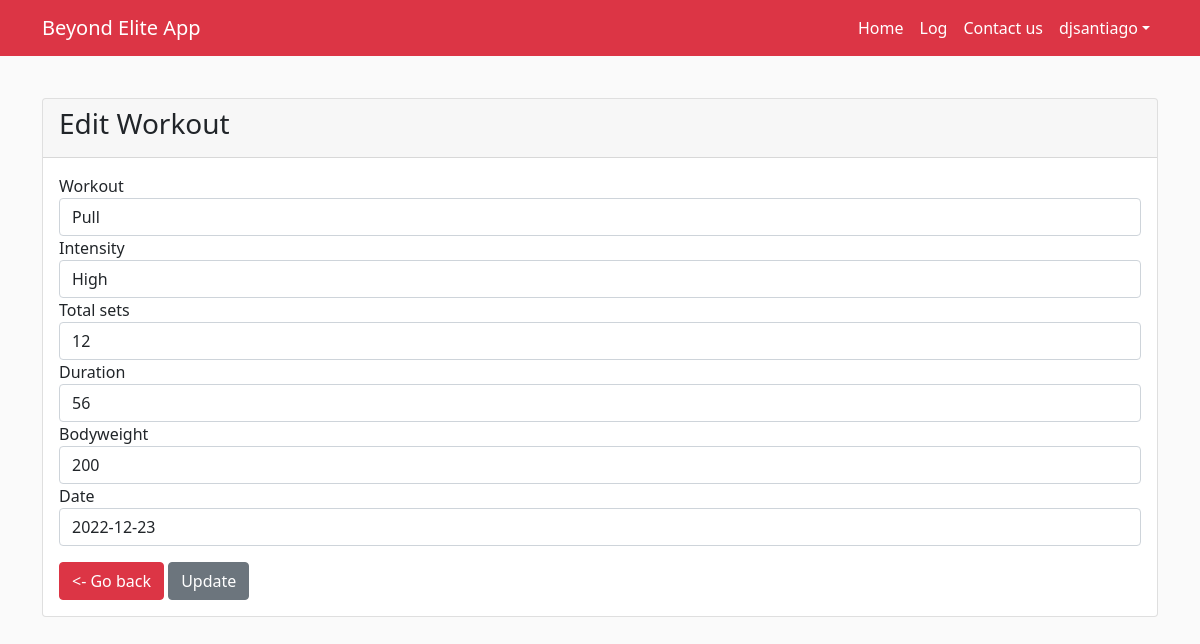
Page /update/38 (signed in) on the committed database.
### workout/models.py (models this page shows, shortened)
class Workout(models.Model):
    user = models.ForeignKey(User, on_delete=models.CASCADE)
    workout = models.CharField(max_length=200)
    intensity = models.CharField(max_length=10)
    total_sets = models.PositiveIntegerField()
    duration = models.PositiveIntegerField()
    bodyweight = models.PositiveIntegerField()
    date = models.DateField()
    created_at = models.DateTimeField(auto_now_add=True, blank=True)

### workout/views.py (the view)
# urls.py: path('update/<int:id>', views.update_workout, name='update_workout'),
@login_required(login_url='login')
def update_workout(request, id):
    workout = Workout.objects.get(id=id)
    form = WorkoutForm(request.POST or None, instance=workout)
    if form.is_valid():
        form.save()
        return redirect('log')
    return render(request, 'workout/update.html', {'form': form})

### workout/forms.py
class WorkoutForm(forms.ModelForm):
    class Meta:
        model = Workout
        fields = ['workout', 'intensity', 'total_sets', 'duration', 'bodyweight', 'date']
        widgets = {
            'workout': forms.TextInput(attrs={'class': 'form-control', 'placeholder':'Example: Chest, Lower Body, Pull, etc.'}),
            'duration': forms.NumberInput(attrs={'class': 'form-control', 'placeholder': 'Enter duration in minutes'}),
            'intensity': forms.Select(choices=INTENSITY_CHOICES),
            'date': forms.TextInput(attrs={'class': 'form-control', 'placeholder': 'mm/dd/yy'}),
            'created_at': forms.TextInput(attrs={'class': 'form-control'}),
            'bodyweight': forms.NumberInput(attrs={'class': 'form-control', 'placeholder': 'Enter bodyweight in lbs'}),
        }

### templates/workout/update.html (shortened to what this page needs)
{% extends 'base.html' %}
{% load crispy_forms_filters %}
{% load crispy_forms_tags %}
{% block body %}
    <div class="card">
        <div class="card-header">
            <h3>Edit Workout</h3>
        </div>
        <div class="card-body">
            <form action="" method="post">
                {{ form|crispy }}
                <a href="{% url 'log' %}" class="btn btn-danger text-white mt-3"><- Go back</a>
                <button type="submit" class="btn btn-secondary mt-3">Update</button>
            </form>
        </div>
   </div>
{% endblock %}

### templates/base.html (shortened to what this page needs)
{% load static %}
<!Doctype html>
<html lang="en">
<head>
    <link href="https://cdn.jsdelivr.net/npm/bootstrap@5.1.3/dist/css/bootstrap.min.css" rel="stylesheet">
    <link rel="stylesheet" href="https://cdnjs.cloudflare.com/ajax/libs/font-awesome/5.15.1/css/all.min.css">
    <link rel="stylesheet" href="{% static 'css/styles.css' %}">
</head>
<body>
<nav class="navbar navbar-expand-lg navbar-dark bg-danger fixed-top  ">
    <div class="container">
        <a class="navbar-brand" href="{% url 'index' %}">Beyond Elite App</a>
        <div class="collapse navbar-collapse" id="navbarSupportedContent">
            <ul class="navbar-nav ms-auto mb-2 mb-lg-0">
                <li class="nav-item">
                    <a class="nav-link active" href="{% url 'index' %}">Home</a>
                </li>
                <li class="nav-item">
                    <a class="nav-link active" href="{% url 'log' %}">Log</a>
                </li>
                <li class="nav-item">
                    <a class="nav-link active" href="{% url 'contact' %}">Contact us</a>
                </li>
                {% if user.is_authenticated %}
                    <li class="nav-item dropdown">
                        <a class="nav-link dropdown-toggle active" data-bs-toggle="dropdown" href="#"
                           role="button" aria-expanded="false">{{  user.username}}</a>
                    </li>
                    </ul>
                {% else %}
                    <a class="btn btn-danger" href={% url 'login' %}>Login</a>
                    <a class="btn btn-danger" href={% url 'register' %}>Register</a>
                {% endif %}
        </div>
    </div>
</nav>
<div class="container my-5">
    {% block body %}
    {% endblock %}
</div>
</body>
</html>

### static/css/styles.css (style rules this page uses)
body { background-color:#fafafa; padding-top: 50px; }

### rows in the picture
Workout: workout "Pull", intensity "High", total_sets "12", duration "56", bodyweight "200", date "2022-12-23"

### other values in the picture
{{ user.username }} "djsantiago"
